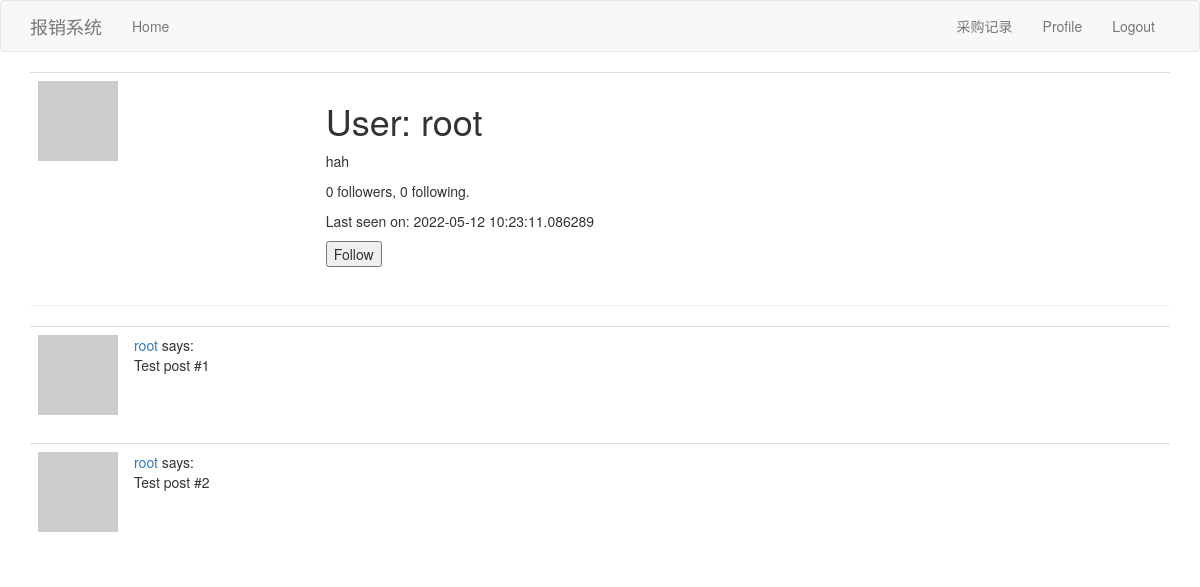
The app's page /home/user/root (signed in), older data.
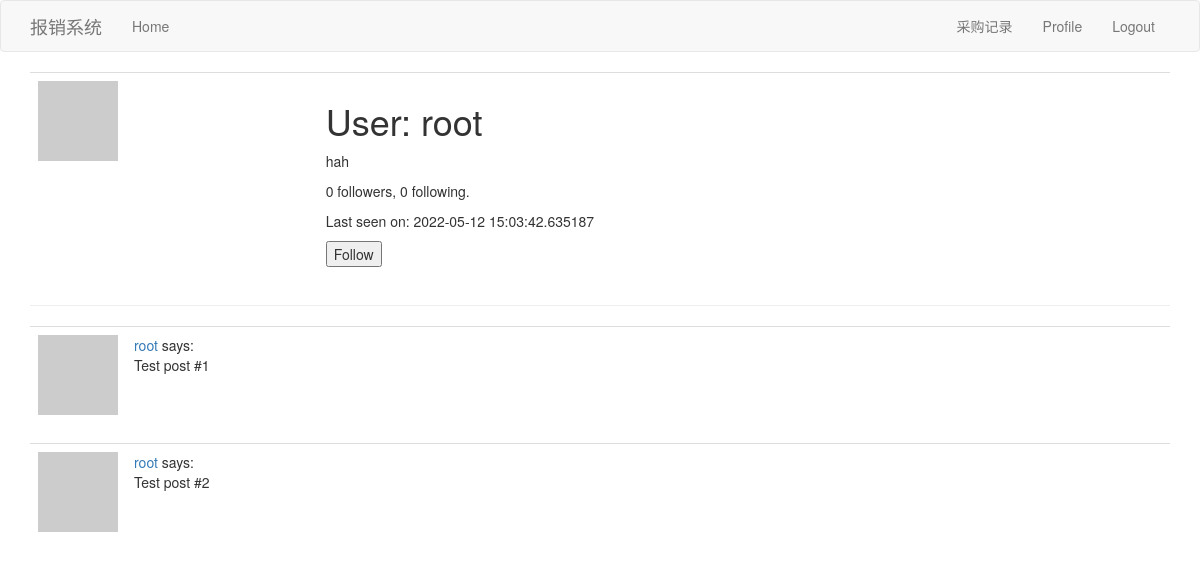
The same page, newer data.
### app/models.py (models this page shows, shortened)
class User(UserMixin,db.Model):
    id = db.Column(db.Integer, primary_key=True)
    username = db.Column(db.String(64), index=True, unique=True)
    email = db.Column(db.String(120), index=True, unique=True)
    password_hash = db.Column(db.String(128))
    about_me = db.Column(db.String(140))
    last_seen = db.Column(db.DateTime, default=datetime.utcnow)
    followed = db.relationship(
        'User', secondary=followers,
        primaryjoin=(followers.c.follower_id == id),
        secondaryjoin=(followers.c.followed_id == id),
        backref=db.backref('followers', lazy='dynamic'), lazy='dynamic')
    posts = db.relationship('Post', backref='author', lazy='dynamic')
    def avatar(self, size):
        digest = md5(self.email.lower().encode('utf-8')).hexdigest()
        return 'https://www.gravatar.com/avatar/{}?d=identicon&s={}'.format(
            digest, size)
    def is_following(self, user):
        return self.followed.filter(
            followers.c.followed_id == user.id).count() > 0

### app/home/routes.py (the view)
@bp.route('/user/<username>')
@login_required
def user(username):
    user = User.query.filter_by(username=username).first_or_404()
    posts = [
        {'author': user, 'body': 'Test post #1'},
        {'author': user, 'body': 'Test post #2'}
    ]
    form = EmptyForm()
    return render_template('/home/user.html', user=user, posts=posts, form=form)

### app/home/forms.py
class EmptyForm(FlaskForm):
    submit = SubmitField('Submit')

### app/home/routes.py (called while the page is built)
@bp.before_request
def before_request():
    if current_user.is_authenticated:
        current_user.last_seen = datetime.utcnow()
        db.session.commit()

### app/models.py (called while the page is built)
@login.user_loader
def load_user(id):
    return User.query.get(int(id))

### app/templates/home/user.html (shortened to what this page needs)
{% extends "base.html" %}
{% block app_content  %}
    <table class="table table-hover">
        <tr valign="top">
            <td><img src="{{ user.avatar(128) }}"></td>
            <td>
                <h1>User: {{ user.username }}</h1>
                {% if user.about_me %}<p>{{ user.about_me }}</p>{% endif %}
                <p>{{ user.followers.count() }} followers, {{ user.followed.count() }} following.</p>
                {% if user.last_seen %}<p>Last seen on: {{ user.last_seen }}</p>{% endif %}
                {% if user == current_user %}
                <p><a href="{{ url_for('home.edit_profile') }}">Edit your profile</a></p>
                {% elif not current_user.is_following(user) %}
                <p>
                    <form action="{{ url_for('follow', username=user.username) }}" method="post">
                        {{ form.submit(value='Follow') }}
                    </form>
                </p>
                {% endif %}
            </td>
        </tr>
    </table>
    <hr>
    {% for post in posts %}
        {% include '_post.html' %}
    {% endfor %}
{% endblock %}

### app/templates/base.html (shortened to what this page needs)
  {% extends 'bootstrap/base.html' %}
 {% block navbar %}
    <nav class="navbar navbar-default">
        <div class="container">
            <div class="navbar-header">
                <a class="navbar-brand" href="{{ url_for('home.index') }}">报销系统</a>
            </div>
            <div class="collapse navbar-collapse" id="bs-example-navbar-collapse-1">
                <ul class="nav navbar-nav">
                    <li><a href="{{ url_for('home.index') }}">Home</a></li>
                </ul>
                <ul class="nav navbar-nav navbar-right">
                    {% if current_user.is_anonymous %}
                    <li><a href="{{ url_for('auth.login') }}">Login</a></li>
                    {% else %}
                    <li><a href="{{ url_for('main.reimbursement') }}">采购记录</a></li>
                    <li><a href="{{ url_for('home.user', username=current_user.username) }}">Profile</a></li>
                    <li><a href="{{ url_for('auth.logout') }}">Logout</a></li>
                    {% endif %}
                </ul>
            </div>
        </div>
          </nav>
        {% endblock %}
        {% block content %}
            <div class="container">
        {% block app_content %}{% endblock %}
    </div>
{% endblock %}

### app/templates/_post.html
<table class="table table-hover">
        <tr>
            <td width="70px">
                <a href="{{ url_for('home.user', username=post.author.username) }}">
                    <img src="{{ post.author.avatar(70) }}" />
                </a>
            </td>
            <td>
                <a href="{{ url_for('home.user', username=post.author.username) }}">
                    {{ post.author.username }}
                </a>
                says:
                <br>
                {{ post.body }}
            </td>
    </tr>
</table>

Row changes from the older to the newer data that the page shows:
changed User "root": last_seen "2022-05-12 10:23:11.086289" → "2022-05-12 15:03:42.635187"
